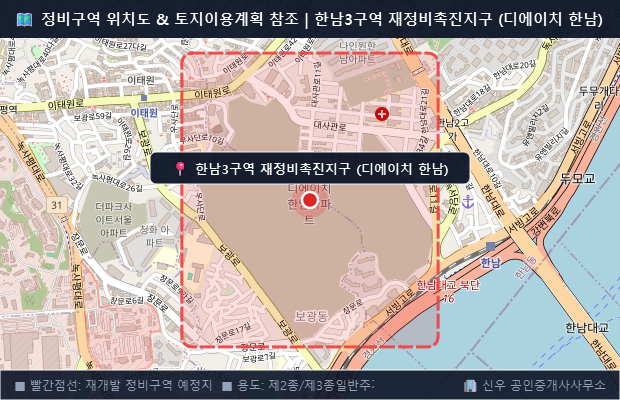

This chart was generated by the following Python code:
import math
import sys
from PyQt6.QtWidgets import QApplication
from PyQt6.QtGui import QImage, QPainter, QColor, QPen, QFont, QBrush
from PyQt6.QtCore import Qt, QRectF
from services.zone_map_service import _download_and_draw_tiles, FONT_FAMILY

app = QApplication(sys.argv)

def lat_lon_to_screen(lat, lon, center_x, center_y, zoom, width, height):
    lat_rad = math.radians(lat)
    n = 2.0 ** zoom
    px = (lon + 180.0) / 360.0 * n * 256
    py = (1.0 - math.asinh(math.tan(lat_rad)) / math.pi) / 2.0 * n * 256
    sx = (width / 2.0) + (px - center_x * 256)
    sy = (height / 2.0) + (py - center_y * 256)
    return sx, sy

# 한남3구역 실제 좌표 및 BBox
# Center: lat 37.5310, lon 127.0015 (한남동 재개발 구역)
# BBox: min_lat 37.5260, min_lon 126.9960, max_lat 37.5360, max_lon 127.0070
lat, lon = 37.5310, 127.0015
bbox = (37.5260, 126.9960, 37.5360, 127.0070)
width, height = 620, 400
zoom = 15

lat_rad = math.radians(lat)
n = 2.0 ** zoom
center_x = (lon + 180.0) / 360.0 * n
center_y = (1.0 - math.asinh(math.tan(lat_rad)) / math.pi) / 2.0 * n

img = QImage(width, height, QImage.Format.Format_ARGB32)
img.fill(QColor("#F1F5F9"))

p = QPainter(img)
p.setRenderHint(QPainter.RenderHint.Antialiasing)
p.setRenderHint(QPainter.RenderHint.TextAntialiasing)

_download_and_draw_tiles(p, center_x, center_y, zoom, width, height)

x1, y1 = lat_lon_to_screen(bbox[2], bbox[1], center_x, center_y, zoom, width, height)
x2, y2 = lat_lon_to_screen(bbox[0], bbox[3], center_x, center_y, zoom, width, height)

zone_rect = QRectF(x1, y1, x2 - x1, y2 - y1)
p.setPen(QPen(QColor(239, 68, 68, 240), 3.0, Qt.PenStyle.DashLine))
p.setBrush(QColor(239, 68, 68, 42))
p.drawRoundedRect(zone_rect, 10, 10)

cx, cy = width // 2, height // 2
p.setBrush(QColor(239, 68, 68, 70))
p.setPen(Qt.PenStyle.NoPen)
p.drawEllipse(cx - 18, cy - 18, 36, 36)

p.setBrush(QColor(220, 38, 38))
p.setPen(QPen(QColor(255, 255, 255), 2.5))
p.drawEllipse(cx - 8, cy - 8, 16, 16)

display_title = "한남3구역 재정비촉진지구 (디에이치 한남)"
badge_w = 320
badge_h = 32
badge_rect = QRectF(cx - badge_w // 2, cy - 48, badge_w, badge_h)
p.setBrush(QColor(15, 23, 42, 245))
p.setPen(QPen(QColor(255, 255, 255, 200), 1.2))
p.drawRoundedRect(badge_rect, 6, 6)

p.setPen(QColor(255, 255, 255))
p.setFont(QFont(FONT_FAMILY, 10, QFont.Weight.Bold))
p.drawText(badge_rect, Qt.AlignmentFlag.AlignCenter, f"📍 {display_title}")

p.setBrush(QColor(15, 23, 42, 245))
p.setPen(Qt.PenStyle.NoPen)
p.drawRect(0, 0, width, 38)
p.setPen(QColor(255, 255, 255))
p.setFont(QFont(FONT_FAMILY, 11, QFont.Weight.Bold))
p.drawText(QRectF(14, 0, width - 28, 38), Qt.AlignmentFlag.AlignLeft | Qt.AlignmentFlag.AlignVCenter, f"🗺️ 정비구역 위치도 & 토지이용계획 참조 | {display_title}")

p.setBrush(QColor(15, 23, 42, 235))
p.drawRect(0, height - 30, width, 30)
p.setPen(QColor(148, 163, 184))
p.setFont(QFont(FONT_FAMILY, 9, QFont.Weight.Normal))
p.drawText(QRectF(14, height - 30, 360, 30), Qt.AlignmentFlag.AlignLeft | Qt.AlignmentFlag.AlignVCenter, "■ 빨간점선: 재개발 정비구역 예정지  ■ 용도: 제2종/제3종일반주거")
p.drawText(QRectF(width - 240, height - 30, 226, 30), Qt.AlignmentFlag.AlignRight | Qt.AlignmentFlag.AlignVCenter, "🏢 신우 공인중개사사무소")

p.end()
img.save("scratch/test_hannam_map.png")
print("Saved scratch/test_hannam_map.png")
